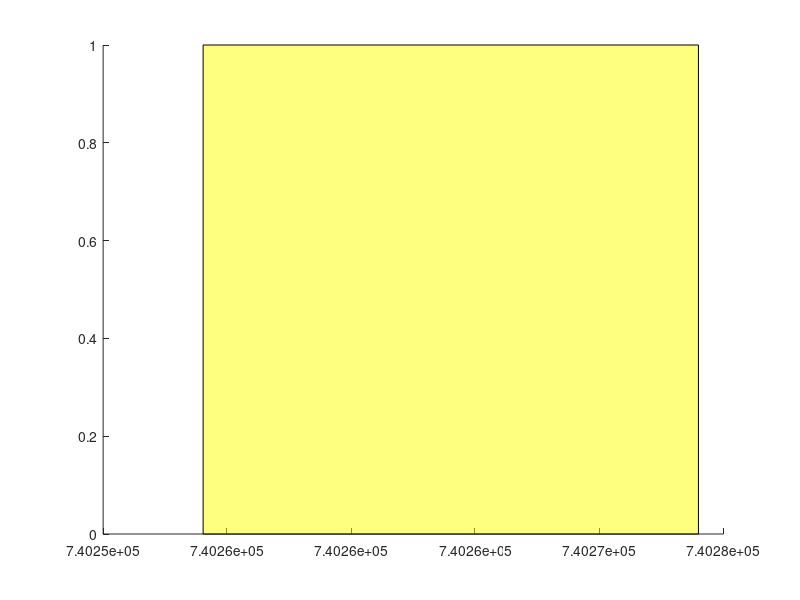

MATLAB code to generate this figure: (Note: this script raises an error after producing the figure.)
function h=ShadePlotForEmpahsisVert( x,colors,alphas)
% ShadePlotForEmpahsis
% Plots a shaded bar for emphasis as commonly seen on cconomic charts
%
% INPUTS:
%  x     where the bar is placed.   If you want a bar from x=4:8 then
%        use [4 8].  If you want x=[4:8,10:20] then use {4:8,10:20}
% colors Use 'y' to make all bars yellow.  Use {'y','g','r'} for
%        yellow, green and red bars.
% alphas Use 0.5 if you want all bars to be translucent.  Use {0,.5,1}
%        for transparent, translucet and opaque bars.
%
% USAGE:
% % DEFINE DATA
% P=[ ...
% 98 98 94 91 84 83 82 87 88 89 91 91 90 89 89 90 91 91 87 86 87 84 79 80 ...
% 85 86 86 85 93 93 93 93 97 97 95 93 93 94 95 96 96 92 89 90 91 91 91 92 ...
% 93 95 99 98 99 97 95 95 94 90 92 93 93 95 94 95 93 92 92 92 91 90 89 89 ...
% 90 89 90 89 88 84 84 83 84 85 85 84 82 82 82 79 80 79 80 78 78 81 83 82 ...
% 81 79 77 77 78 77 78 79 79 81 81 81 78 78 78 78 77 78 79 79 79 79 81 85 ...
% 86 86 86 87 85 84 85 86 88 88 90 88 88 87 86 86 85 87 87 87 86 85 84 83 ...
% 82 81 81 82 81 80 82 81 79 80 81 80 80 79 85 85 82 83 84 85 86 87 86 86 ...
% 85 85 85 83 79 81 83 83 84 82 80 80 80 80 84 81 80 76 71 70 70 69 69 68 ...
% 67 68 68 68 67 68 68 70 70 72 72 71 69 68 68 68 67 68 67 66 67 67 67 66 ...
% 65 66 65 62 60 60 59 59 59 59 65 66 63 65 68 68 68 68 69 73 74 71 71 69 ...
% 71 72 72 76 76 74 77 80 82 80 78 80 80 80 80 81 80 79 77];
% T=today-length(P)+1:today;
% Y={today-[13 74],today-[142 172]};
% G={today-[30 51]};
%
% % PLOT THE DATA
% plot(T,P);
% datetick;
% line(get(gca,'Xlim'),[80 80])
% line(get(gca,'Xlim'),[68 68])%
% title({'ShadePlotForEmphasis','(P<80 yellow, P<68 green)'});
%
% % DRAW SOME YELLOW BARS
% ShadePlotForEmpahsis(Y,'y',0.5);
%
% % DRAW A GREEN BAR
% ShadePlotForEmpahsis(G,'g',0.5);
%
%
% | ##  _#__/
% | ##  / #
% | ## / #
% | /#\_/  #
% |/ ##   #
% |__##_____#_____
%
% IT'S NOT FANCY BUT IT WORKS

% Michael Robbins
% robbins@bloomberg.net
% michael.robbins@us.cibc.com

if nargin<1
   x={[today-50 today-30],[today-20 today-10]};
end;
if nargin<2 colors='y'; end;
if nargin<2 alphas=.5; end;

if ~iscell( x)  x={ x}; end;
if ~iscell(colors) colors={colors}; end;
if ~iscell(alphas) alphas={alphas}; end;

if length(colors)>length( x) colors=colors(1:length( x)); end;
if length(colors)<length( x) t=colors{1}; colors=[]; for i=1:length( x) colors{i}=t; end; end;

if length(alphas)>length( x) alphas=alphas(1:length( x)); end;
if length(alphas)<length( x) t=alphas{1}; alphas=[]; for i=1:length( x) alphas{i}=t; end; end;

for i=1:length( x)
  h(i)=patch([repmat( x{i}(1),1,2) repmat( x{i}(2),1,2)], ...
    [get(gca,'YLim') fliplr(get(gca,'YLim'))], ...
    [0 0 0 0],colors{i});
    set(h(i),'FaceAlpha',alphas{i});
    hasbehavior(h(i), 'legend', false);
end;
